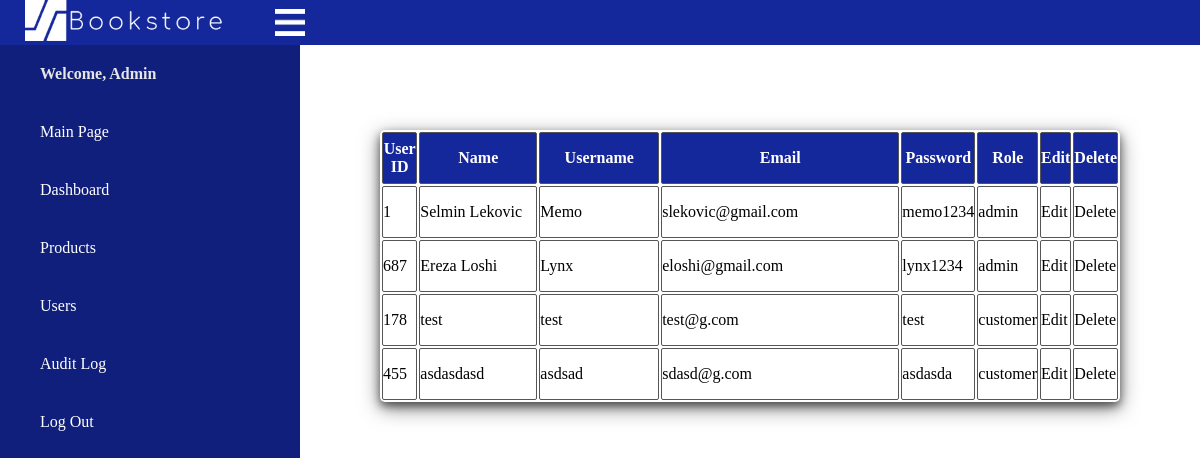
/dashboard/users.php, run on the app's committed database.
### tables this page shows
CREATE TABLE `user` (
  `id` varchar(100) NOT NULL,
  `name` varchar(100) NOT NULL,
  `username` varchar(100) NOT NULL,
  `email` varchar(100) NOT NULL,
  `password` varchar(100) NOT NULL,
  `role` varchar(100) NOT NULL
);

### repository/UserRepo.php (called while the page is built, shortened)
<?php
class UserRepo{
    private $connection;
    function __construct(){
        $conn = new dbConnect;
        $this->connection=$conn->connectDB();
    }
    function getUsers(){
        $conn= $this->connection;
        $sql= "SELECT * FROM user";
        $statement= $conn->query($sql);
        $users = $statement->fetchAll();
        return $users;
    }
    }
?>

### dashboard/users.php (the view, shortened to what this page needs)
<!DOCTYPE html>
<html lang="en">
<head>
    <link rel="stylesheet" href="../css/addProduct.css">
</head>
<body>
    <header>
        <div class="container">
            <div class="navbar">
                <div class="logo">
                    <img src="..\img\logo.png" alt="">
                </div>
                <img src="..\Img\menuIcon.png" alt="" class="menuIcon" onclick="menuToggle()">
            </div>
        </div>
    </header>
<main>
    <?php
        include('../dashboard/dashLeft.php');
    ?>
    <div class="rightMenu">
        <div class="cont1">
        <table>
        <tr>
            <th>User ID</th>
            <th>Name</th>
            <th>Username</th>
            <th>Email</th>
            <th>Password</th>
            <th>Role</th>
            <th>Edit</th>
            <th>Delete</th>
        </tr>
        <?php
        include_once '../repository/UserRepo.php';
        $userR = new UserRepo();
        $users = $userR->getUsers();
        foreach($users as $user){
            echo
            "
            <tr>
                <td>$user[id]</td>
                <td>$user[name]</td>
                <td>$user[username]</td>
                <td>$user[email]</td>
                <td>$user[password]</td>
                <td>$user[role]</td>
                <td><a href='../edit/editUser.php?id=$user[id]'>Edit</a></td>
                <td><a href='../edit/deleteUser.php?id=$user[id]'>Delete</a></td>
            </tr>
            ";
        }
        ?>
    </table>
        </div>
    </div>
</main>
</body>
</html>

### css/addProduct.css (style rules this page uses)
.rightMenu { margin: 0 auto; margin-top: 25px; border-radius: 20px; width: 70%; height: 500px; padding: 10px; }
.cont1 { margin: auto; display: flex; flex-direction: column; align-items: center; padding:50px; }
table { box-shadow: 0 4px 8px 0 rgba(0, 0, 0,0.5), 0 6px 20px 0 rgba(0, 0, 0, 0.5); border-radius: 5px; }
table tr th { background-color: #14279B; color: #FFF; border-radius: 2px; width: 150px; height: 50px; border:solid #555 1px; text-align: center; }
table th:nth-child(1) { width: 5%; }
table th:nth-child(2) { width: 20%; }
table th:nth-child(3) { width: 20%; }
table th:nth-child(4) { width: 40%; }
table th:nth-child(5) { width: 10%; }
table tr td { border-radius: 2px; width: 150px; height: 50px; border:solid #555 1px; }
table tr td a { color:black; }
* { margin: 0; padding: 0; }
body { max-width: 100%; margin: 0 auto; display: flex; flex-direction: column; justify-content: space-evenly; font-family:Century Gothic; background-color: #FFF; }
.navbar { display:flex; align-items:center; }
a { text-decoration:none; color:#FFF; }
.container { max-width: 100%; margin: auto; padding-left: 25px; padding-right: 25px; background-color: #14279B; }
.container img { display:inline-block; align-items: center; width: 30px; margin-right:50px; }
.logo img { width:200px; }
header { background-color: #14279B; }
.container .logo img { transform:scale(1) }
main { display: flex; }
@media only screen and (max-width:1250px) { .navbar { display:flex; align-items:right; } }
@media only screen and (max-width:1250px) { .menuIcon { display: block; cursor: pointer; } }

### data on the page
user: id "1", name "Selmin Lekovic", username "Memo", email "slekovic@gmail.com", password "memo1234", role "admin"
user: id "687", name "Ereza Loshi", username "Lynx", email "eloshi@gmail.com", password "lynx1234", role "admin"
user: id "178", name "test", username "test", email "test@g.com", password "test", role "customer"
user: id "455", name "asdasdasd", username "asdsad", email "sdasd@g.com", password "asdasda", role "customer"
